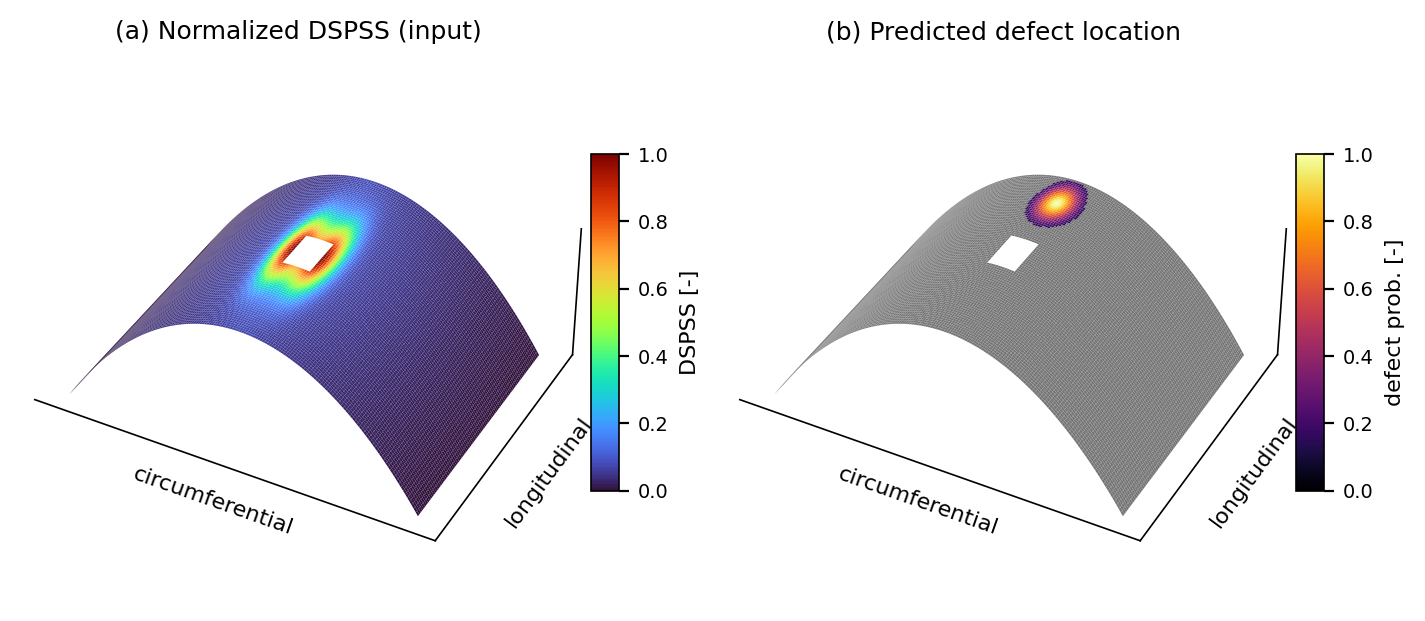
#> input picture paper_figs/interstage_3d.png, 1425 x 621 px
$ python plot_framework_overview_3d.py
#> lines starting #> are read from the running program, lines starting #| are printed output that depends on the picture
### slides/figure_sources/thesis_style.py
"""thesis_style.py — shared matplotlib style for the master-thesis figures.

Goal: every figure in 30_Masterarbeit looks identical in font and size. We render
text with LaTeX (usetex) using the thesis body font (lmodern), at a fixed 9 pt, and
generate each figure at its on-page display width so `\\includegraphics[width=...]`
needs NO rescaling (→ uniform physical font size across all figures).

Requirements: run the figure script with TeX Live 2025 on PATH so matplotlib finds
`latex`/`dvipng`/`dvips`/`gs`, e.g.

    PATH=/home/nishioka/texlive/2025/bin/x86_64-linux:$PATH python scripts/.../foo.py

Usage in a figure script:
    from thesis_style import use
    fig, ax = plt.subplots(figsize=use(width_frac=1.0, aspect=0.45))
    ...
    fig.savefig(path)            # emit .pdf (vector); .png only for imaging
"""
import matplotlib as mpl

# Thesis \textwidth, read from main.log ("\textwidth=455.24411pt"); 72.27 pt/inch.
TEXTWIDTH_PT = 455.24411
TEXTWIDTH_IN = TEXTWIDTH_PT / 72.27          # = 6.299 in

# usetex preamble. newunicodechar maps the unicode glyphs that pepper the figure
# scripts (β, γ, Δ, →, ✓, − …) onto LaTeX so individual strings need no manual
# sanitising; only a literal '%' still has to be escaped per call.
_PREAMBLE = "".join([
    r"\usepackage[T1]{fontenc}",
    r"\usepackage[utf8]{inputenc}",
    r"\usepackage{lmodern}",
    r"\usepackage{amsmath}",
    r"\usepackage{amssymb}",
    r"\usepackage{textcomp}",
    r"\usepackage{newunicodechar}",
    r"\newunicodechar{−}{-}",
    r"\newunicodechar{–}{--}",
    r"\newunicodechar{—}{---}",
    r"\newunicodechar{α}{\ensuremath{\alpha}}",
    r"\newunicodechar{β}{\ensuremath{\beta}}",
    r"\newunicodechar{γ}{\ensuremath{\gamma}}",
    r"\newunicodechar{Δ}{\ensuremath{\Delta}}",
    r"\newunicodechar{μ}{\ensuremath{\mu}}",
    r"\newunicodechar{ρ}{\ensuremath{\rho}}",
    r"\newunicodechar{σ}{\ensuremath{\sigma}}",
    r"\newunicodechar{τ}{\ensuremath{\tau}}",
    r"\newunicodechar{φ}{\ensuremath{\phi}}",
    r"\newunicodechar{ψ}{\ensuremath{\psi}}",
    r"\newunicodechar{χ}{\ensuremath{\chi}}",
    r"\newunicodechar{×}{\ensuremath{\times}}",
    r"\newunicodechar{±}{\ensuremath{\pm}}",
    r"\newunicodechar{≥}{\ensuremath{\geq}}",
    r"\newunicodechar{≤}{\ensuremath{\leq}}",
    r"\newunicodechar{°}{\ensuremath{^\circ}}",
    r"\newunicodechar{→}{\ensuremath{\rightarrow}}",
    r"\newunicodechar{←}{\ensuremath{\leftarrow}}",
    r"\newunicodechar{↓}{\ensuremath{\downarrow}}",
    r"\newunicodechar{↑}{\ensuremath{\uparrow}}",
    r"\newunicodechar{✓}{\ensuremath{\checkmark}}",
    r"\newunicodechar{✗}{\ensuremath{\times}}",
    r"\newunicodechar{★}{\ensuremath{\bigstar}}",
    r"\newunicodechar{☆}{\ensuremath{\star}}",
    r"\newunicodechar{●}{\ensuremath{\bullet}}",
    r"\newunicodechar{○}{\ensuremath{\circ}}",
    r"\newunicodechar{≈}{\ensuremath{\approx}}",
    r"\newunicodechar{≠}{\ensuremath{\neq}}",
    r"\newunicodechar{∞}{\ensuremath{\infty}}",
    r"\newunicodechar{∑}{\ensuremath{\sum}}",
    r"\newunicodechar{√}{\ensuremath{\surd}}",
    r"\newunicodechar{Σ}{\ensuremath{\Sigma}}",
    r"\newunicodechar{Φ}{\ensuremath{\Phi}}",
    r"\newunicodechar{Ψ}{\ensuremath{\Psi}}",
    r"\newunicodechar{Ω}{\ensuremath{\Omega}}",
    r"\newunicodechar{λ}{\ensuremath{\lambda}}",
    r"\newunicodechar{θ}{\ensuremath{\theta}}",
    r"\newunicodechar{η}{\ensuremath{\eta}}",
    r"\newunicodechar{δ}{\ensuremath{\delta}}",
    r"\newunicodechar{ε}{\ensuremath{\epsilon}}",
    r"\newunicodechar{π}{\ensuremath{\pi}}",
    r"\newunicodechar{▲}{\ensuremath{\blacktriangle}}",
    r"\newunicodechar{▼}{\ensuremath{\blacktriangledown}}",
    r"\newunicodechar{△}{\ensuremath{\triangle}}",
    r"\newunicodechar{▽}{\ensuremath{\triangledown}}",
    r"\newunicodechar{■}{\ensuremath{\blacksquare}}",
    r"\newunicodechar{□}{\ensuremath{\square}}",
    r"\newunicodechar{◆}{\ensuremath{\blacklozenge}}",
    # subscript / superscript digits (e.g. log₁₀, 10⁻³)
    r"\newunicodechar{₀}{\textsubscript{0}}", r"\newunicodechar{₁}{\textsubscript{1}}",
    r"\newunicodechar{₂}{\textsubscript{2}}", r"\newunicodechar{₃}{\textsubscript{3}}",
    r"\newunicodechar{₄}{\textsubscript{4}}", r"\newunicodechar{₅}{\textsubscript{5}}",
    r"\newunicodechar{₆}{\textsubscript{6}}", r"\newunicodechar{₇}{\textsubscript{7}}",
    r"\newunicodechar{₈}{\textsubscript{8}}", r"\newunicodechar{₉}{\textsubscript{9}}",
    r"\newunicodechar{⁰}{\textsuperscript{0}}", r"\newunicodechar{¹}{\textsuperscript{1}}",
    r"\newunicodechar{²}{\textsuperscript{2}}", r"\newunicodechar{³}{\textsuperscript{3}}",
    r"\newunicodechar{⁻}{\textsuperscript{-}}",
])


def use(width_frac=1.0, aspect=0.62):
    """Apply the thesis rcParams and return a figsize (w, h) in inches.

    width_frac : fraction of \\textwidth the figure will be \\includegraphics'd at
                 (use the SAME fraction in LaTeX → 1:1, no font rescaling).
    aspect     : height / width ratio of the figure.
    """
    mpl.rcParams.update({
        "text.usetex": True,
        "font.family": "serif",
        "font.serif": [],                                  # LaTeX (lmodern) chooses
        "text.latex.preamble": _PREAMBLE,
        "font.size": 9,
        "axes.titlesize": 9,
        "axes.labelsize": 9,
        "xtick.labelsize": 8,
        "ytick.labelsize": 8,
        "legend.fontsize": 8,
        "figure.titlesize": 9,
        "lines.linewidth": 1.2,
        "axes.linewidth": 0.6,
        "grid.linewidth": 0.4,
        "savefig.dpi": 300,
        "savefig.bbox": "tight",
        "figure.facecolor": "white",   # prevent transparent background on export
        "axes.facecolor": "white",
        "pdf.fonttype": 42,
        "ps.fonttype": 42,
    })
    w = TEXTWIDTH_IN * width_frac
    return (w, w * aspect)


# ── Shared palette ────────────────────────────────────────────────────────────
# Use these in all figure scripts for consistency across the thesis.
PALETTE = {
    "health":    "#2196A6",   # teal   — commensal/health conditions
    "dysbiosis": "#D95F02",   # orange — dysbiotic conditions
    "prior_on":  "#1a7431",   # dark green — with metabolic prior
    "prior_off": "#BDBDBD",   # grey       — without prior / baseline
    "ch":        "#2196A6",   # commensal HOBIC
    "dh":        "#D95F02",   # dysbiotic HOBIC
    "cs":        "#5ab4ac",   # commensal static (lighter teal)
    "ds":        "#f1a340",   # dysbiotic static (lighter orange)
}

# Species colours (5-species Heine model, consistent with plot_glv_heine_paper.py)
SP_COLORS = ['#1f77b4', '#2ca02c', '#ff7f0e', '#9467bd', '#d62728']
SP_SHORT  = ['So', 'An', 'Vd/Vp', 'Fn', 'Pg']


# [11 lines left out: functions clean_ax, tight_ylim, not called in this run]


# ── Heatmap / field-plot helpers (added for the WCCM CFRP figures) ───────────
# Perceptually-uniform maps instead of 'jet' (thesis-quality):
SEQ_CMAP = "viridis"     # sequential fields (e.g. raw DSPSS magnitude)
DIV_CMAP = "RdBu_r"      # diverging fields centred at 0 (difference / z-score)


# [19 lines left out: functions field, slim_cbar, not called in this run]

### paper_figs/plot_framework_overview_3d.py
"""Framework Figure 1 — 3D-image variant (Composites-B / JSCES).

Same two-structure Stage 0-5 *decision* framework as plot_framework_overview.py,
but with the actual 3D structure renderings embedded as cropped thumbnails above
each structure box, so the two structures are visually concrete:
  - Interstage: cropped left panel "(a) Normalized DSPSS" of interstage_3d.png.
  - Fairing:    cropped rightmost "view 3" nose-cone of fairing_3d.png.

Run:  python3 paper_figs/plot_framework_overview_3d.py
"""
import os
import sys

import numpy as np

# Make TeX Live discoverable so thesis_style's usetex path works when present.
_TEXBIN = "/home/nishioka/texlive/2025/bin/x86_64-linux"
if os.path.isdir(_TEXBIN) and _TEXBIN not in os.environ.get("PATH", ""):
    os.environ["PATH"] = _TEXBIN + os.pathsep + os.environ.get("PATH", "")

import matplotlib
matplotlib.use("Agg")
import matplotlib.pyplot as plt
import matplotlib.image as mpimg
from matplotlib.patches import FancyBboxPatch, FancyArrowPatch
from matplotlib.offsetbox import OffsetImage, AnnotationBbox

# ── style: try thesis_style (usetex); fall back to a clean mathtext default ───
USETEX = False
try:
    sys.path.insert(
        0, os.path.join(os.path.dirname(__file__), "..", "slides", "figure_sources")
    )
    from thesis_style import use  # noqa: E402

    figsize = use(width_frac=1.0, aspect=0.40)
    # widen for a 12.5 x ~8.8 full-width schematic regardless of thesis textwidth
    # (tall enough to host THREE 3D structure thumbnails up the left band)
    figsize = (12.5, 8.8)
    USETEX = matplotlib.rcParams.get("text.usetex", False)
    # sanity: if latex is unavailable, usetex will crash at draw -> verify here
    if USETEX:
        from matplotlib.texmanager import TexManager

        try:
            TexManager().make_dvi(r"\textbf{x}", 9)
        except Exception:
            matplotlib.rcParams["text.usetex"] = False
            USETEX = False
except Exception:
    figsize = (12.5, 8.8)

if not USETEX:
    matplotlib.rcParams.update({
        "text.usetex": False,
        "font.family": "sans-serif",
        "font.sans-serif": ["DejaVu Sans", "Arial", "Helvetica"],
        "font.size": 11,
        "mathtext.fontset": "dejavusans",
        "savefig.dpi": 300,
        "figure.facecolor": "white",
        "axes.facecolor": "white",
        "pdf.fonttype": 42,
        "ps.fonttype": 42,
    })


def B(s):
    """Bold a string respecting the active text backend."""
    return r"\textbf{%s}" % s if USETEX else s


def pct(s):
    """Escape % for usetex."""
    return s.replace("%", r"\%") if USETEX else s


# ── palette ──────────────────────────────────────────────────────────────────
BLUE        = "#1565C0"   # interstage branch / shared core spine
BLUE_FILL   = "#E3F0FB"
AMBER       = "#E08A00"   # fairing branch
AMBER_FILL  = "#FCEFD6"
TEAL        = "#0E8C8C"   # SRB motor-case branch (new-structure extension)
TEAL_FILL   = "#DCF1F1"
CORE_EDGE   = "#1565C0"
CORE_FILL   = "#EDF4FC"
GREY_EDGE   = "#9AA4AD"
GREY_FILL   = "#F4F5F6"
GREEN       = "#1B7A2E"
RED         = "#C62828"
INK         = "#2B2B2B"
BAND_GREY   = "#F0F1F3"
BAND_BLUE   = "#E8F1FB"

ROUND = "round,pad=0.02,rounding_size=0.06"


def box(ax, x, y, w, h, edge, fill, lw=1.3, z=3, shadow=True):
    if shadow:
        sh = FancyBboxPatch((x + 0.05, y - 0.06), w, h, boxstyle=ROUND,
                            linewidth=0, facecolor="#00000010", zorder=z - 1)
        ax.add_patch(sh)
    b = FancyBboxPatch((x, y), w, h, boxstyle=ROUND, linewidth=lw,
                       edgecolor=edge, facecolor=fill, zorder=z)
    ax.add_patch(b)
    return (x, y, w, h)


def arrow(ax, p0, p1, color=INK, lw=1.6, ms=14, z=5,
          style="-|>", cs=None):
    a = FancyArrowPatch(p0, p1, arrowstyle=style, mutation_scale=ms, lw=lw,
                        color=color, zorder=z, shrinkA=0, shrinkB=0,
                        connectionstyle=cs, capstyle="round")
    ax.add_patch(a)
    return a


fig, ax = plt.subplots(figsize=figsize)
ax.set_xlim(0, 18.6)
ax.set_ylim(-0.4, 16.2)
ax.axis("off")

# ── background bands ─────────────────────────────────────────────────────────
# left band: structure-specific ; right band: shared decision core
# (taller than the base figure to host THREE 3D structure thumbnails up top)
BAND_TOP = 15.2
band = FancyBboxPatch((0.3, 0.7), 8.7, BAND_TOP - 0.7,
                      boxstyle="round,pad=0.02,rounding_size=0.25",
                      linewidth=0, facecolor=BAND_GREY, zorder=0)
ax.add_patch(band)
# right band hugs the core boxes + their result tags (no far-right whitespace)
band2 = FancyBboxPatch((9.5, 0.7), 8.8, BAND_TOP - 0.7,
                       boxstyle="round,pad=0.02,rounding_size=0.25",
                       linewidth=0, facecolor=BAND_BLUE, zorder=0)
ax.add_patch(band2)

ax.text(4.65, BAND_TOP + 0.22, B("STRUCTURE-SPECIFIC"), ha="center",
        va="center", fontsize=11, color="#6B7178", zorder=1,
        fontweight=("normal" if USETEX else "bold"))
ax.text(13.9, BAND_TOP + 0.22, B("SHARED DECISION CORE  (structure-agnostic)"),
        ha="center", va="center", fontsize=10.5, color="#3C5A86", zorder=1,
        fontweight=("normal" if USETEX else "bold"))

# ── LEFT: two structures -> two Stage-1 front-ends ───────────────────────────
SW, SH = 3.1, 1.55           # structure boxes
DW, DH = 3.7, 1.55           # detector boxes
struct_x = 0.9
det_x = 5.05

# interstage (blue, top) ; fairing (amber, mid) ; SRB motor case (teal, bottom)
# rows spread apart vertically so each box has a clear strip of empty space
# directly above it to host its own 3D thumbnail (no thumbnail/box overlap)
sy_top, sy_mid, sy_bot = 10.35, 5.70, 1.05
box(ax, struct_x, sy_top, SW, SH, BLUE, "#FFFFFF")
box(ax, struct_x, sy_mid, SW, SH, AMBER, "#FFFFFF")
box(ax, struct_x, sy_bot, SW, SH, TEAL, "#FFFFFF")

ax.text(struct_x + SW / 2, sy_top + SH - 0.42, B("Interstage"),
        ha="center", va="center", fontsize=11.5, color=BLUE)
ax.text(struct_x + SW / 2, sy_top + 0.45, "perforated CFRP",
        ha="center", va="center", fontsize=9.5, color=INK, style="italic")
ax.text(struct_x + SW / 2, sy_mid + SH - 0.42, B("Fairing"),
        ha="center", va="center", fontsize=11.5, color=AMBER)
ax.text(struct_x + SW / 2, sy_mid + 0.45, "honeycomb skin-core",
        ha="center", va="center", fontsize=9.5, color=INK, style="italic")
ax.text(struct_x + SW / 2, sy_bot + SH - 0.42, B("SRB motor case"),
        ha="center", va="center", fontsize=11.5, color=TEAL)
ax.text(struct_x + SW / 2, sy_bot + 0.45, "filament-wound CFRP",
        ha="center", va="center", fontsize=9.5, color=INK, style="italic")

# detectors / structure-specific front-ends
box(ax, det_x, sy_top, DW, DH, BLUE, BLUE_FILL)
box(ax, det_x, sy_mid, DW, DH, AMBER, AMBER_FILL)
box(ax, det_x, sy_bot, DW, DH, TEAL, TEAL_FILL)

ax.text(det_x + DW / 2, sy_top + SH - 0.40, B("surface-stress GNN"),
        ha="center", va="center", fontsize=10.5, color=BLUE)
ax.text(det_x + DW / 2, sy_top + 0.45, "DSPSS  ·  F1 0.79",
        ha="center", va="center", fontsize=9.5, color=GREEN)
ax.text(det_x + DW / 2, sy_mid + SH - 0.40, B("guided-wave GNN"),
        ha="center", va="center", fontsize=10.5, color=AMBER)
ax.text(det_x + DW / 2, sy_mid + 0.45, "Lamb  ·  F1 0.86",
        ha="center", va="center", fontsize=9.5, color=GREEN)
ax.text(det_x + DW / 2, sy_bot + SH - 0.40, B("hoop-stress screen"),
        ha="center", va="center", fontsize=10.5, color=TEAL)
ax.text(det_x + DW / 2, sy_bot + 0.45, r"$\sigma_\theta$  ·  burst / debond",
        ha="center", va="center", fontsize=9.5, color=INK, style="italic")

# structure -> detector arrows
arrow(ax, (struct_x + SW, sy_top + SH / 2), (det_x, sy_top + SH / 2),
      color=BLUE)
arrow(ax, (struct_x + SW, sy_mid + SH / 2), (det_x, sy_mid + SH / 2),
      color=AMBER)
arrow(ax, (struct_x + SW, sy_bot + SH / 2), (det_x, sy_bot + SH / 2),
      color=TEAL)
ax.text(det_x + DW / 2, sy_top + SH + 0.30, "Stage 1  detection",
        ha="center", va="bottom", fontsize=9, color="#6B7178", style="italic")

# ── RIGHT: shared core spine (vertical stack of 5 boxes) ─────────────────────
CW = 5.9
core_x = 10.2
cx = core_x + CW / 2
# vertical positions (top -> bottom); lifted to centre the spine in the
# taller band used by this 3-structure 3D variant
CORE_DY = 3.30
ys = [7.05 + CORE_DY, 5.55 + CORE_DY, 4.05 + CORE_DY, 2.55 + CORE_DY,
      1.05 + CORE_DY]
CHs = [1.15, 1.15, 1.30, 1.15, 1.15]

# Stage 0/2
box(ax, core_x, ys[0], CW, CHs[0], CORE_EDGE, CORE_FILL)
ax.text(cx, ys[0] + CHs[0] - 0.40, B("Stage 0/2"), ha="center", va="center",
        fontsize=10.5, color=BLUE)
ax.text(cx, ys[0] + 0.36, "anomaly screen + characterisation",
        ha="center", va="center", fontsize=9.5, color=INK)

# Stage 3 prognosis
box(ax, core_x, ys[1], CW, CHs[1], CORE_EDGE, CORE_FILL)
ax.text(cx, ys[1] + CHs[1] - 0.40, B("Stage 3  prognosis"), ha="center",
        va="center", fontsize=10.5, color=BLUE)
ax.text(cx, ys[1] + 0.36, "pluggable: phase-field / debond / burst",
        ha="center", va="center", fontsize=9.5, color=INK, style="italic")

# Clearance (the eye-catcher: three coloured verdicts)
box(ax, core_x, ys[2], CW, CHs[2], CORE_EDGE, "#FBFCFE", lw=1.6)
ax.text(cx, ys[2] + CHs[2] - 0.38, B("Clearance"), ha="center", va="center",
        fontsize=10.5, color=INK)
# three verdicts on one baseline, coloured
vy = ys[2] + 0.42
ax.text(cx - 1.95, vy, B("OK"), ha="center", va="center", fontsize=11,
        color=GREEN)
ax.text(cx - 0.75, vy, "·", ha="center", va="center", fontsize=11,
        color="#999")
ax.text(cx + 0.05, vy, B("REPAIR"), ha="center", va="center", fontsize=11,
        color=AMBER)
ax.text(cx + 1.35, vy, "·", ha="center", va="center", fontsize=11,
        color="#999")
ax.text(cx + 2.15, vy, B("RETIRE"), ha="center", va="center", fontsize=11,
        color=RED)

# Stage 4 fleet learning
box(ax, core_x, ys[3], CW, CHs[3], CORE_EDGE, CORE_FILL)
ax.text(cx, ys[3] + CHs[3] / 2, B("Stage 4  fleet learning"), ha="center",
        va="center", fontsize=10.5, color=BLUE)

# Stage 5 design feedback
box(ax, core_x, ys[4], CW, CHs[4], CORE_EDGE, CORE_FILL)
ax.text(cx, ys[4] + CHs[4] / 2, B("Stage 5  design feedback"), ha="center",
        va="center", fontsize=10.5, color=BLUE)

# vertical spine arrows (top box bottom -> next box top)
for i in range(len(ys) - 1):
    y_from = ys[i]
    y_to = ys[i + 1] + CHs[i + 1]
    arrow(ax, (cx, y_from), (cx, y_to), color="#5A6B82", lw=1.7, ms=13)

# ── MERGE: two detector front-ends converge into Stage 0/2 ───────────────────
merge_target_top = (core_x, ys[0] + CHs[0] * 0.74)
merge_target_mid = (core_x, ys[0] + CHs[0] * 0.50)
merge_target_bot = (core_x, ys[0] + CHs[0] * 0.26)
arrow(ax, (det_x + DW, sy_top + SH / 2), merge_target_top, color=BLUE,
      lw=1.8, ms=14, cs="arc3,rad=-0.16")
arrow(ax, (det_x + DW, sy_mid + SH / 2), merge_target_mid, color=AMBER,
      lw=1.8, ms=14, cs="arc3,rad=0.14")
arrow(ax, (det_x + DW, sy_bot + SH / 2), merge_target_bot, color=TEAL,
      lw=1.8, ms=14, cs="arc3,rad=0.26")
ax.text((det_x + DW + core_x) / 2 - 0.10, sy_mid + SH + 0.95,
        "merge", ha="center", va="center", fontsize=9, color="#6B7178",
        style="italic", rotation=0)

# ── DESIGN-FEEDBACK loop: Stage 5 -> back to structures (left) ───────────────
# Route as a low arc UNDER all boxes so it never crosses any box/text.
fb_start = (core_x + 0.9, ys[4])            # bottom edge of Stage 5
fb_end = (struct_x + SW * 0.5, sy_bot)      # bottom edge of Fairing box
arrow(ax, fb_start, fb_end, color="#7E57C2", lw=1.8, ms=14,
      cs="arc3,rad=-0.32", style="-|>")
ax.text(8.7, 0.72, B("design-feedback loop"),
        ha="center", va="center", fontsize=9.5, color="#7E57C2",
        style="italic")

# ── light result annotations (kept subtle) ───────────────────────────────────
# near Stage 0/2
ax.text(core_x + CW + 0.12, ys[0] + CHs[0] / 2, "AUROC 0.85", ha="left",
        va="center", fontsize=8.5, color=GREEN)
# near Clearance (to the right, mirroring the AUROC tag — avoids box overlap)
ax.text(core_x + CW + 0.20, ys[2] + CHs[2] / 2 + 0.20,
        pct("85% / 92.5% acc"), ha="left", va="center", fontsize=8.5,
        color=GREEN)
ax.text(core_x + CW + 0.20, ys[2] + CHs[2] / 2 - 0.20,
        pct("0% dangerous-miss"), ha="left", va="center", fontsize=8.5,
        color=GREEN)
# bottom-of-core calibration / sim-to-real tag (just under Stage 5 box)
ax.text(cx, ys[4] - 0.42, pct("ECE 0.13→0.03   ·   sim-to-real FPR 14→5%"),
        ha="center", va="center", fontsize=8.5, color="#3C5A86")

# ── 3D STRUCTURE THUMBNAILS ──────────────────────────────────────────────────
# Embed the real renderings, cropped in-code to the panel/view we want, as
# inset images directly ABOVE each structure box with a thin border.
_HERE = os.path.dirname(__file__)


def _add_thumb(crop, x_anchor, y_anchor, zoom, border):
    """Place a cropped image array centred-bottom at (x_anchor, y_anchor)."""
    oi = OffsetImage(crop, zoom=zoom, interpolation="hanning")
    ab = AnnotationBbox(
        oi, (x_anchor, y_anchor), xycoords="data",
        box_alignment=(0.5, 0.0), frameon=True, pad=0.15,
        bboxprops=dict(edgecolor=border, linewidth=1.1, facecolor="white"),
        zorder=6,
    )
    ax.add_artist(ab)


# interstage: LEFT panel "(a) Normalized DSPSS" (drop title + bottom axis label)
_inter = mpimg.imread(os.path.join(_HERE, "interstage_3d.png"))
#> _inter is the input picture: shape (621, 1425, 4) float32; mean R, G, B, A 0.894, 0.89, 0.903, 1
_inter_crop = _inter[60:490, 55:430]
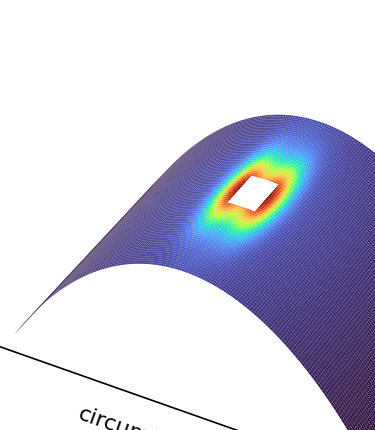
#> _inter_crop: shape (430, 375, 4) float32; mean R, G, B, A 0.809, 0.813, 0.878, 1
# fairing: rightmost "view 3" nose cone (exclude colourbar at far right)
_fair = mpimg.imread(os.path.join(_HERE, "fairing_3d.png"))
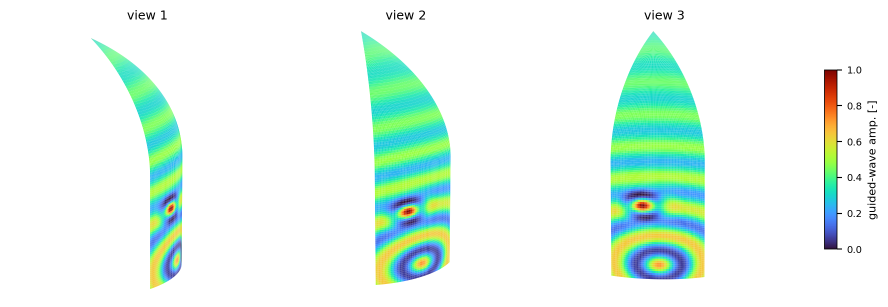
#> input picture paper_figs/fairing_3d.png, 1775 x 614 px (shown at 1/2 size)
#> _fair is the input picture: shape (614, 1775, 4) float32; mean R, G, B, A 0.901, 0.97, 0.935, 1
_fair_crop = _fair[40:600, 1130:1555]
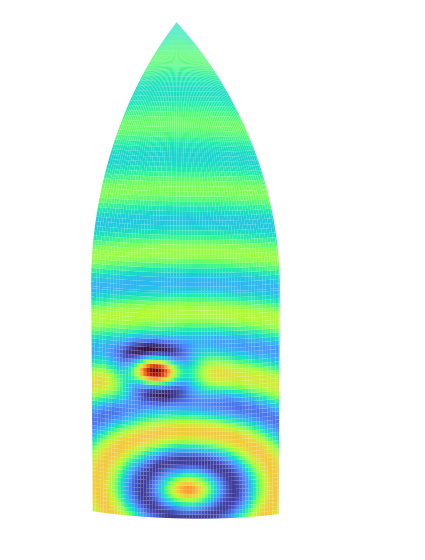
#> _fair_crop: shape (560, 425, 4) float32; mean R, G, B, A 0.806, 0.95, 0.879, 1
# SRB: rightmost "view 3" tilted motor-case cylinder (exclude colourbar)
_srb = mpimg.imread(os.path.join(_HERE, "srb3_3d.png"))
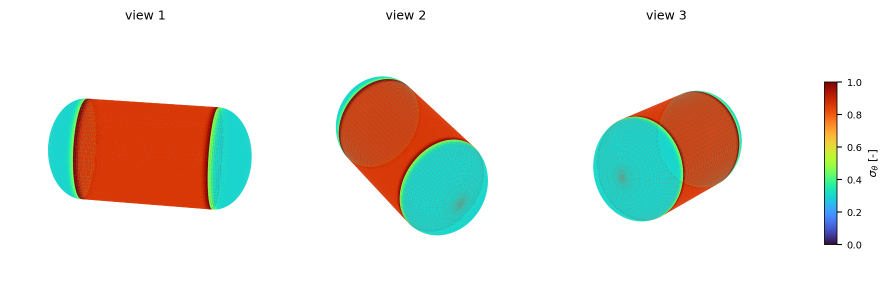
#> input picture paper_figs/srb3_3d.png, 1779 x 606 px (shown at 1/2 size)
#> _srb is the input picture: shape (606, 1779, 4) float32; mean R, G, B, A 0.911, 0.901, 0.875, 1
_srb_crop = _srb[55:565, 1140:1640]
#> (the rest of the program and of its run is left out)
